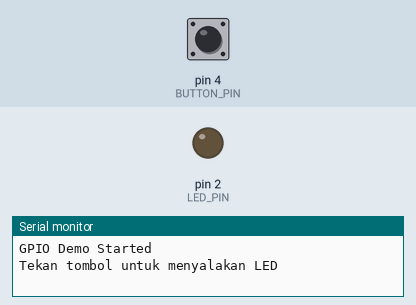
Bench run of a sketch on a simulated Arduino Uno, built with avr-gcc and run on an emulated ATmega328P. Shown: output pins drawn as LEDs (lit = HIGH), the last lines printed to the serial monitor. The inputs (shaded band) are chosen by the test bench; at power-on: pin 4 (BUTTON_PIN) HIGH.

Above: at 1.2 s.
1.3 s: pin 4 (BUTTON_PIN) pulled LOW for 0.15 s
At 1.37 s:
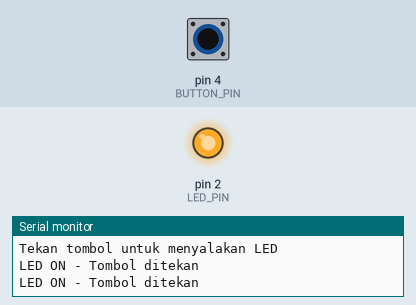
2.9 s: pin 4 (BUTTON_PIN) pulled LOW for 3.2 s
At 6.6 s:
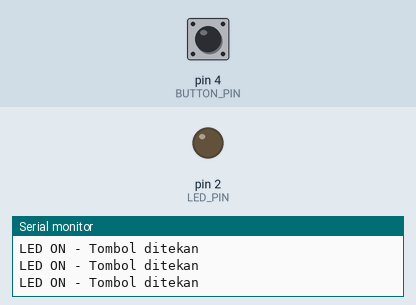
Timing chart, 0 to 8.1 s (numbered marks = the images above; inputs shaded):
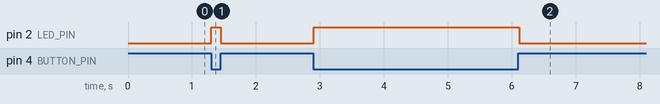

Measured:
- after the input at 1.3 s, pin 2 (LED_PIN): LOW → HIGH at once, → LOW 0.15 s later
- after the input at 2.9 s, pin 2 (LED_PIN): LOW → HIGH at once, → LOW 3.2 s later

The sketch:

sketch.ino
```cpp
/*
 * GPIO - Digital Input & Output
 *
 * Konsep: Mengontrol LED (Output) dan membaca tombol (Input)
 *
 * Komponen:
 * - LED (D2) dengan resistor 220Ω
 * - Push Button (D4) dengan pull-up internal
 *
 * Pinout:
 * - LED   -> GPIO 2 (D2)
 * - Button -> GPIO 4 (D4)
 */

const int LED_PIN = 2;
const int BUTTON_PIN = 4;

void setup() {
  Serial.begin(115200);

  // Konfigurasi pin
  pinMode(LED_PIN, OUTPUT);
  pinMode(BUTTON_PIN, INPUT_PULLUP);

  Serial.println("GPIO Demo Started");
  Serial.println("Tekan tombol untuk menyalakan LED");
}

void loop() {
  // Baca status tombol (LOW saat ditekan karena pull-up)
  int buttonState = digitalRead(BUTTON_PIN);

  // Balik logika: tombol aktif LOW
  if (buttonState == LOW) {
    digitalWrite(LED_PIN, HIGH);
    Serial.println("LED ON - Tombol ditekan");
  } else {
    digitalWrite(LED_PIN, LOW);
  }

  delay(50); // Debounce sederhana
}
```
